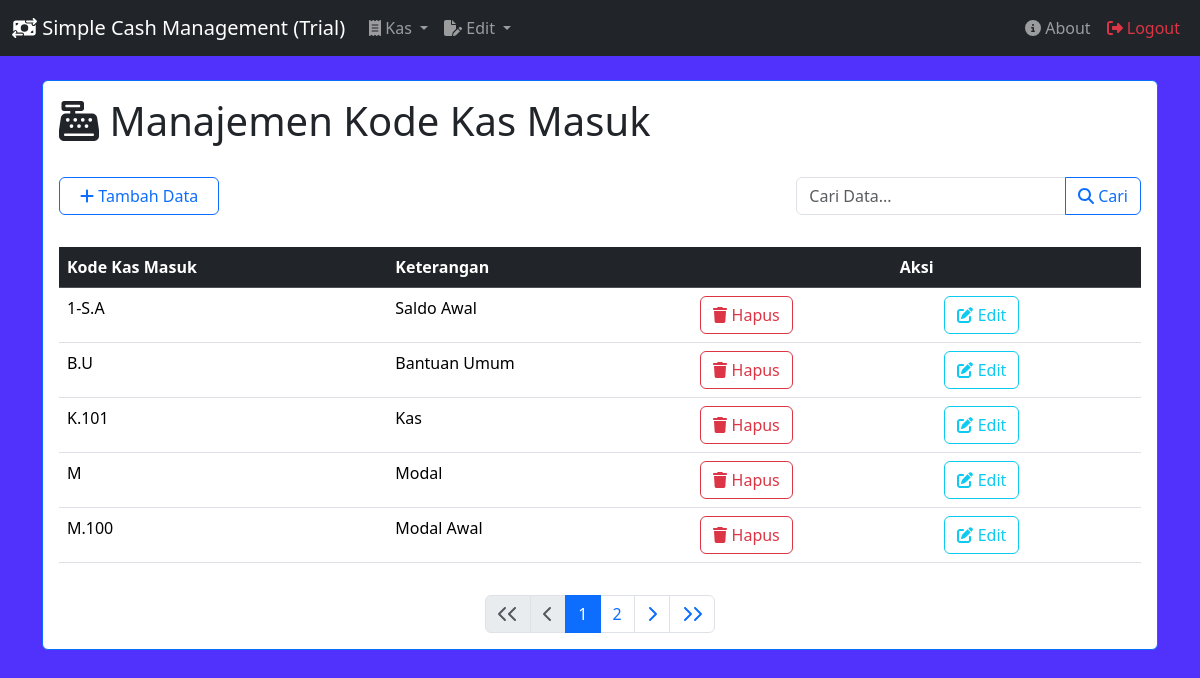
The app's page /kas/page-kas-masuk/kas-masuk-m.php (signed in) with its own data.
### tables this page shows
CREATE TABLE `jenis_km` (
  `id_km` int(64) NOT NULL,
  `kode_km` varchar(64) NOT NULL,
  `desk_km` varchar(256) NOT NULL
);

### kas/page-kas-masuk/kas-masuk-m.php (the view, shortened to what this page needs)
<?php
    $root = realpath($_SERVER['DOCUMENT_ROOT']);
    require_once $root."/kas/session.php";
    $query = mysqli_query($conn,"select * from jenis_km");
    $data_pages = 5;
    $pages = (isset($_GET['pages'])) ? (int)$_GET['pages'] : 1;
    $start_pages = ($pages > 1) ? ($pages * $data_pages) - $data_pages : 0;
    $total = mysqli_num_rows($query);
    $hal = ceil($total/$data_pages)
?>
<!DOCTYPE html>
<html lang="en">
<head>
</head>
    <link rel="stylesheet" href="../lib/bootstrap/css/bootstrap.min.css">
<body style="background-color: rgb(81, 50, 252);">
    <nav class="navbar navbar-expand-lg bg-dark" data-bs-theme="dark">
            <div class="container-fluid">
                    <a href="../homepage.php" class="navbar-brand"><i class="fa-solid fa-money-bill-transfer"> </i> Simple Cash Management (Trial)</a>
                    <div class="collapse navbar-collapse" id="navbarSupportedContent">
                        <ul class="navbar-nav me-auto mb-2 mb-lg-0">
                            <li class="nav-item dropdown">
                                <a class="nav-link dropdown-toggle" href="#" role="button" data-bs-toggle="dropdown" aria-expanded="false">
                                    <i class="fa-solid fa-receipt"> </i> Kas
                                </a>
                            </li>
                            <li class="nav-item dropdown">
                                <a class="nav-link dropdown-toggle" href="#" role="button" data-bs-toggle="dropdown" aria-expanded="false">
                                    <i class="fa-solid fa-file-pen"> </i> Edit
                                </a>
                            </li>
                        </ul>
                        <ul class="navbar-nav d-flex">
                            <li class="nav-item"><a href="../about.php" class="nav-link"><i class="fa-solid fa-circle-info"> </i> About</a></li>
                            <li class="nav-item"><a href="../logout.php" class="nav-link text-danger"><i class="fa-solid fa-right-from-bracket"></i> Logout</a></li>
                        </ul>
                    </div>
            </div>
    </nav>
    <br>
    <div class="container">
        <div class="card border-primary">
                <div class="card-body">
                    <div class="row">
                        <div class="col-lg-12">
                            <h1><i class="fa-solid fa-cash-register"> </i> Manajemen Kode Kas Masuk</h1>
                        </div>
                    </div>
                    <div class="row">
                        <div class="col-lg-12"><br></div>
                    </div>
                    <div class="row">
                        <div class="d-grid gap-2 col-md-2 mx-auto">
                                <button type="button" class="btn btn-outline-primary" data-bs-toggle="modal" data-bs-target="#tambah-data">
                                    <i class="fa-solid fa-plus"> </i> Tambah Data
                                </button>
                                <br>
                        </div>
                        <div class="d-grid gap-2 col-md-6 mx-auto"></div>
                        <div class="d-grid gap-2 col-md-4 mx-auto">
                            <form action="" method="get">
                                <div class="input-group">
                                    <input type="text" class="form-control" name="cari" id="" placeholder="Cari Data...">
                                    <button type="submit" class="btn btn-outline-primary"><i class="fa-solid fa-search"> </i> Cari</button>
                                    </div>
                            </form>
                        </div>
                        <br> <br>
                    </div>
                <div class="row">
                        <div class="col-md-12">
                            <div class="table-responsive">
                                <table class="table">
                                    <thead>
                                        <tr class="table-dark">
                                            <th scope="col">Kode Kas Masuk</th>
                                            <th scope="col">Keterangan</th>
                                            <th scope="col" colspan="2" class="text-center">Aksi</th>
                                        </tr>
                                    </thead>
                                    <tbody>
                                        <?php
                                            if (isset($_GET['cari'])){
                                                $cari = $_GET['cari'];
                                                $pagination = mysqli_query($conn,"SELECT * FROM jenis_km WHERE kode_km LIKE '%$cari%' OR desk_km LIKE '%$cari%'
                                                                            ORDER BY id_km ASC LIMIT $start_pages,$data_pages");
                                            } else {
                                                $pagination = mysqli_query($conn,"select * from jenis_km ORDER BY id_km ASC LIMIT $start_pages,$data_pages");
                                            }
                                            while($td = mysqli_fetch_array($pagination)){ ?>
                                        <tr>
                                            <td><?php echo $td['kode_km'];?></td>
                                            <td><?php echo $td['desk_km'];?></td>
                                            <td>
                                                <a href="#" class="btn btn-outline-danger text-center" data-bs-toggle="modal" data-bs-target="#hapus-km<?php echo $td['id_km'];?>"><i class="fa-solid fa-trash"></i> Hapus</a>
                                            </td>
                                            <td>
                                                <a href="#" class="btn btn-outline-info text-center" data-bs-toggle="modal" data-bs-target="#edit-km<?php echo $td['id_km'];?>"><i class="fa-solid fa-pen-to-square"></i> Edit</a>
                                            </td>
                                        </tr>
                                            <?php } ?>
                                    </tbody>
                                </table>
                            </div>
                        </div>
                    </div>
                </div>
                <div class="row">
                        <div class="col-lg-12">
                            <nav class="text-center">
                                <div class="d-flex justify-content-center">
                                    <ul class="pagination">
                                        <?php
                                            if ($pages == 1){
                                        ?>
                                            <li class="page-item disabled"><a class="page-link" href="?pages=1"><i class="fa-solid fa-chevron-left" aria-hidden="true"></i><i class="fa-solid fa-chevron-left" aria-hidden="true"></i></a></li>
                                            <li class="page-item disabled"><a class="page-link" href="?pages=<?php $pagel = $pages - 1; echo $pagel;?>"><i class="fa-solid fa-chevron-left" aria-hidden="true"></i></a></li>
                                        <?php
                                            }
                                            for($i=1; $i<=$hal; $i++){
                                                if($i==$pages){
                                        ?>
                                            <li class="page-item active"><a href="?pages=<?php echo $i;?>" class="page-link"><?php echo $i;?></a></li>
                                        <?php
                                                } else {
                                        ?>
                                            <li class="page-item"><a href="?pages=<?php echo $i;?>" class="page-link"><?php echo $i;?></a></li>
                                        <?php
                                                }
                                            }
                                            if ($hal == 1 || $hal == 0) {
                                        ?>
                                                <li class="page-item disabled"><a class="page-link" href="?pages=<?php $pagen = $pages + 1; echo $pagen;?>"><i class="fa-solid fa-chevron-right" aria-hidden="true"></i></a></li>
                                                <li class="page-item disabled"><a class="page-link" href="?pages=<?php echo $hal; ?>"><i class="fa-solid fa-chevron-right" aria-hidden="true"></i><i class="fa-solid fa-chevron-right" aria-hidden="true"></i></a></li>
                                        <?php
                                            } elseif ($pages < $hal) {
                                        ?>
                                                <li class="page-item"><a class="page-link" href="?pages=<?php $pagen = $pages + 1; echo $pagen;?>"><i class="fa-solid fa-chevron-right" aria-hidden="true"></i></a></li>
                                                <li class="page-item"><a class="page-link" href="?pages=<?php echo $hal; ?>"><i class="fa fa-chevron-right" aria-hidden="true"></i><i class="fa-solid fa-chevron-right" aria-hidden="true"></i></a></li>
                                        <?php
                                            }
                                        ?>
                                    </ul>
                                </div>
                            </nav>
                        </div>
                </div>
        </div>
    </div>
</body>
</html>

### records on screen
jenis_km: kode_km "1-S.A", desk_km "Saldo Awal"
jenis_km: kode_km "B.U", desk_km "Bantuan Umum"
jenis_km: kode_km "K.101", desk_km "Kas"
jenis_km: kode_km "M", desk_km "Modal"
jenis_km: kode_km "M.100", desk_km "Modal Awal"
